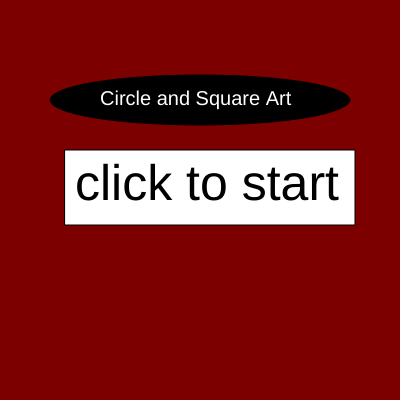
Frame 1 (no input)
Frame 60 (no input): identical to frame 1, image omitted
Frame 120 (the mouse pressed at the canvas centre since frame 60): identical to frame 1, image omitted

The p5.js sketch that drew this single still picture (run headless with seeded random() and noise() and a simulated clock; from frame 60 on, the mouse is pressed at the canvas centre):

// p5.js sketch
// ── sketch.js
let sceneNum = 0;
let dot = new Mover();
let dots = [];

let r = 255;
let g = 255;
let b = 255;

function setup() {
  createCanvas(400, 400);
  for (let i = 0; i < 4000; i++) {
    dots[i] = new Mover();
  }
}

function draw() {
  mouseClicked = function() {
    sceneNum++;
  }
  if (sceneNum === 0) {
  background(125, 0, 0);
  fill(255, 255, 255);
  rect(65, 150, 290, 75);
  textSize(20);
  fill(0, 0, 0);
  ellipse(200, 100, 300, 50);
  fill(255, 255, 255);
  text("Circle and Square Art", 100, 105);
  textSize(50);
  fill(0, 0, 0);
  text("click to start", 75, 200);
} else if (sceneNum == 1) {
    background(r, g, b);
  r = random(0, 30);
  g = random(0, 100);
  b = random(0, 30);

    for (let i = 0; i < 4000; i++) {
      dots[i].update();
      dots[i].show();
    }

    ellipse(this.x - 100, mouseY, 10, 10);
  } else if (sceneNum == 2) {
    background(50, 200, 140);
    textSize(30);
    text("Thank you for watching!", 20, 150);
    text("Click to restart", 20, 200);
  } else if (sceneNum = 3) {
  sceneNum = 0;
  }


}

// ── mover.js
var Mover = function(){
  this.x= 400/4;
  this.y = 400/4;
  
};

Mover.prototype.update = function(){
    this.x+=random(-3,5);
    this.y +=random(-3,4);
};

Mover.prototype.show = function(){
   
    fill(random(40)%100,random(255)%10,random(255)%100);
    noStroke();
    ellipse(this.x - this.x/3, this.y - this.y/7,random(20, 30),random(20, 30));
  fill(random(255)%100,random(255)%10,random(40)%100);
  rect(this.x, this.y, random(30, 50), random(30, 50));
};
